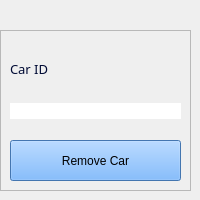
         <widget class="QWidget" name="delete_car">
          <widget class="QFrame" name="frame_7">
           <property name="geometry">
            <rect>
             <x>0</x>
             <y>30</y>
             <width>191</width>
             <height>161</height>
            </rect>
           </property>
           <property name="styleSheet">
            <string notr="true">QFrame{
font: 600 10pt &quot;Segoe UI Semibold&quot;;
color: rgb(0, 10, 52);
}

QLabel{
color: rgb(0, 10, 52);
}
QLineEdit{
	background-color: rgb(255, 255, 255);
border-radius:10px;
color: rgb(0, 10, 52);
}</string>
           </property>
           <property name="frameShape">
            <enum>QFrame::StyledPanel</enum>
           </property>
           <property name="frameShadow">
            <enum>QFrame::Raised</enum>
           </property>
           <layout class="QVBoxLayout" name="verticalLayout_3">
            <item>
             <widget class="QLabel" name="label_11">
              <property name="font">
               <font>
                <family>Segoe UI Semibold</family>
                <pointsize>10</pointsize>
                <italic>false</italic>
                <fontweight>DemiBold</fontweight>
               </font>
              </property>
              <property name="text">
               <string>Car ID</string>
              </property>
             </widget>
            </item>
            <item>
             <widget class="QLineEdit" name="carRemoveCarID"/>
            </item>
            <item>
             <widget class="QPushButton" name="carRemoveButton">
              <property name="sizePolicy">
               <sizepolicy hsizetype="Minimum" vsizetype="Minimum">
                <horstretch>0</horstretch>
                <verstretch>0</verstretch>
               </sizepolicy>
              </property>
              <property name="cursor">
               <cursorShape>PointingHandCursor</cursorShape>
              </property>
              <property name="styleSheet">
               <string notr="true">QPushButton{
background-color: rgb(95, 165, 247);
font: 600 10pt &quot;Segoe UI Semibold&quot;;
margin-top:15px;
}

QPushButton:hover{
	background-color: rgb(245, 245, 245);
	color: rgb(255, 0, 0);
	border: 1px solid rgb(255, 0, 0);
}</string>
              </property>
              <property name="text">
               <string>Remove Car</string>
              </property>
             </widget>
            </item>
           </layout>
          </widget>
         </widget>
